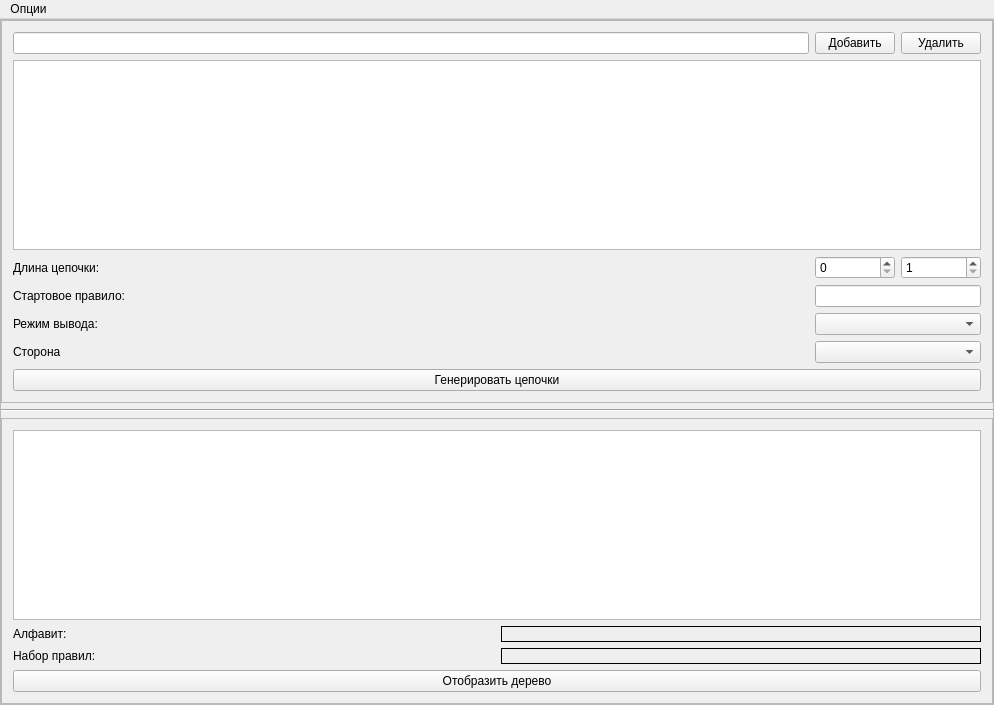
<?xml version="1.0" encoding="UTF-8"?>
<ui version="4.0">
 <class>MainWindow</class>
 <widget class="QMainWindow" name="MainWindow">
  <property name="geometry">
   <rect>
    <x>0</x>
    <y>0</y>
    <width>994</width>
    <height>705</height>
   </rect>
  </property>
  <property name="windowTitle">
   <string>MainWindow</string>
  </property>
  <widget class="QWidget" name="centralWidget">
   <layout class="QVBoxLayout" name="verticalLayout">
    <property name="leftMargin">
     <number>0</number>
    </property>
    <property name="topMargin">
     <number>0</number>
    </property>
    <property name="rightMargin">
     <number>0</number>
    </property>
    <property name="bottomMargin">
     <number>0</number>
    </property>
    <item>
     <widget class="QFrame" name="frame">
      <property name="frameShape">
       <enum>QFrame::StyledPanel</enum>
      </property>
      <property name="frameShadow">
       <enum>QFrame::Raised</enum>
      </property>
      <layout class="QVBoxLayout" name="verticalLayout_2">
       <property name="sizeConstraint">
        <enum>QLayout::SetDefaultConstraint</enum>
       </property>
       <property name="leftMargin">
        <number>0</number>
       </property>
       <property name="topMargin">
        <number>0</number>
       </property>
       <property name="rightMargin">
        <number>0</number>
       </property>
       <property name="bottomMargin">
        <number>0</number>
       </property>
       <item>
        <widget class="QFrame" name="frame_2">
         <property name="frameShape">
          <enum>QFrame::StyledPanel</enum>
         </property>
         <property name="frameShadow">
          <enum>QFrame::Raised</enum>
         </property>
         <layout class="QGridLayout" name="gridLayout">
          <property name="sizeConstraint">
           <enum>QLayout::SetDefaultConstraint</enum>
          </property>
          <item row="0" column="1">
           <widget class="QLineEdit" name="line_inpute_rule">
            <property name="font">
             <font>
              <pointsize>9</pointsize>
             </font>
            </property>
           </widget>
          </item>
          <item row="0" column="2">
           <widget class="QPushButton" name="push_button_add_rule">
            <property name="font">
             <font>
              <pointsize>9</pointsize>
             </font>
            </property>
            <property name="text">
             <string>Добавить</string>
            </property>
           </widget>
          </item>
          <item row="5" column="1">
           <widget class="QLabel" name="label_start_rule">
            <property name="font">
             <font>
              <pointsize>9</pointsize>
             </font>
            </property>
            <property name="text">
             <string>Стартовое правило:</string>
            </property>
           </widget>
          </item>
          <item row="6" column="1">
           <widget class="QLabel" name="label">
            <property name="font">
             <font>
              <pointsize>9</pointsize>
             </font>
            </property>
            <property name="text">
             <string>Режим вывода:</string>
            </property>
           </widget>
          </item>
          <item row="4" column="1">
           <widget class="QLabel" name="label_len_chain">
            <property name="font">
             <font>
              <pointsize>9</pointsize>
             </font>
            </property>
            <property name="text">
             <string>Длина цепочки:</string>
            </property>
           </widget>
          </item>
          <item row="0" column="3">
           <widget class="QPushButton" name="push_button_delete">
            <property name="font">
             <font>
              <pointsize>9</pointsize>
             </font>
            </property>
            <property name="text">
             <string>Удалить</string>
            </property>
           </widget>
          </item>
          <item row="1" column="1" colspan="3">
           <widget class="QListWidget" name="list_view_rules"/>
          </item>
          <item row="5" column="2" colspan="2">
           <widget class="QLineEdit" name="line_input_start">
            <property name="font">
             <font>
              <pointsize>9</pointsize>
             </font>
            </property>
           </widget>
          </item>
          <item row="6" column="2" colspan="2">
           <widget class="QComboBox" name="comboBox"/>
          </item>
          <item row="8" column="1" colspan="3">
           <widget class="QPushButton" name="push_button_start">
            <property name="font">
             <font>
              <pointsize>9</pointsize>
             </font>
            </property>
            <property name="text">
             <string>Генерировать цепочки</string>
            </property>
           </widget>
          </item>
          <item row="7" column="1">
           <widget class="QLabel" name="label_2">
            <property name="font">
             <font>
              <pointsize>9</pointsize>
             </font>
            </property>
            <property name="text">
             <string>Сторона</string>
            </property>
           </widget>
          </item>
          <item row="7" column="2" colspan="2">
           <widget class="QComboBox" name="combo_box_side"/>
          </item>
          <item row="4" column="2">
           <widget class="QSpinBox" name="spin_box_len_left">
            <property name="font">
             <font>
              <pointsize>9</pointsize>
             </font>
            </property>
            <property name="minimum">
             <number>0</number>
            </property>
           </widget>
          </item>
          <item row="4" column="3">
           <widget class="QSpinBox" name="spin_box_len_right">
            <property name="font">
             <font>
              <pointsize>9</pointsize>
             </font>
            </property>
            <property name="minimum">
             <number>1</number>
            </property>
           </widget>
          </item>
         </layout>
        </widget>
       </item>
       <item>
        <widget class="Line" name="line">
         <property name="orientation">
          <enum>Qt::Horizontal</enum>
         </property>
        </widget>
       </item>
       <item>
        <widget class="QFrame" name="frame_3">
         <property name="frameShape">
          <enum>QFrame::StyledPanel</enum>
         </property>
         <property name="frameShadow">
          <enum>QFrame::Raised</enum>
         </property>
         <layout class="QGridLayout" name="gridLayout_2">
          <property name="horizontalSpacing">
           <number>7</number>
          </property>
          <item row="1" column="0">
           <widget class="QLabel" name="label_alph">
            <property name="font">
             <font>
              <pointsize>9</pointsize>
             </font>
            </property>
            <property name="text">
             <string>Алфавит:</string>
            </property>
           </widget>
          </item>
          <item row="2" column="1">
           <widget class="QLabel" name="label_rules_res">
            <property name="font">
             <font>
              <pointsize>9</pointsize>
             </font>
            </property>
            <property name="frameShape">
             <enum>QFrame::Box</enum>
            </property>
            <property name="text">
             <string/>
            </property>
           </widget>
          </item>
          <item row="4" column="0" colspan="2">
           <widget class="QPushButton" name="push_button_tree">
            <property name="enabled">
             <bool>true</bool>
            </property>
            <property name="font">
             <font>
              <pointsize>9</pointsize>
             </font>
            </property>
            <property name="text">
             <string>Отобразить дерево</string>
            </property>
           </widget>
          </item>
          <item row="2" column="0">
           <widget class="QLabel" name="label_rules_mas">
            <property name="font">
             <font>
              <pointsize>9</pointsize>
             </font>
            </property>
            <property name="text">
             <string>Набор правил:</string>
            </property>
           </widget>
          </item>
          <item row="1" column="1">
           <widget class="QLabel" name="label_alph_res">
            <property name="font">
             <font>
              <pointsize>9</pointsize>
             </font>
            </property>
            <property name="frameShape">
             <enum>QFrame::Box</enum>
            </property>
            <property name="text">
             <string/>
            </property>
           </widget>
          </item>
          <item row="0" column="0" colspan="2">
           <widget class="QListWidget" name="list_view_chain"/>
          </item>
         </layout>
        </widget>
       </item>
      </layout>
     </widget>
    </item>
   </layout>
  </widget>
  <widget class="QMenuBar" name="menuBar">
   <property name="geometry">
    <rect>
     <x>0</x>
     <y>0</y>
     <width>994</width>
     <height>26</height>
    </rect>
   </property>
   <widget class="QMenu" name="menu">
    <property name="title">
     <string>Опции</string>
    </property>
    <addaction name="action_default"/>
    <addaction name="action_metod"/>
    <addaction name="separator"/>
    <addaction name="action_clear"/>
   </widget>
   <addaction name="menu"/>
  </widget>
  <action name="action_default">
   <property name="text">
    <string>Грамматика по умолчанию</string>
   </property>
  </action>
  <action name="action_clear">
   <property name="text">
    <string>Сбросить</string>
   </property>
  </action>
  <action name="action_metod">
   <property name="text">
    <string>Грамматика методички</string>
   </property>
  </action>
 </widget>
 <layoutdefault spacing="6" margin="11"/>
 <resources/>
 <connections/>
</ui>
